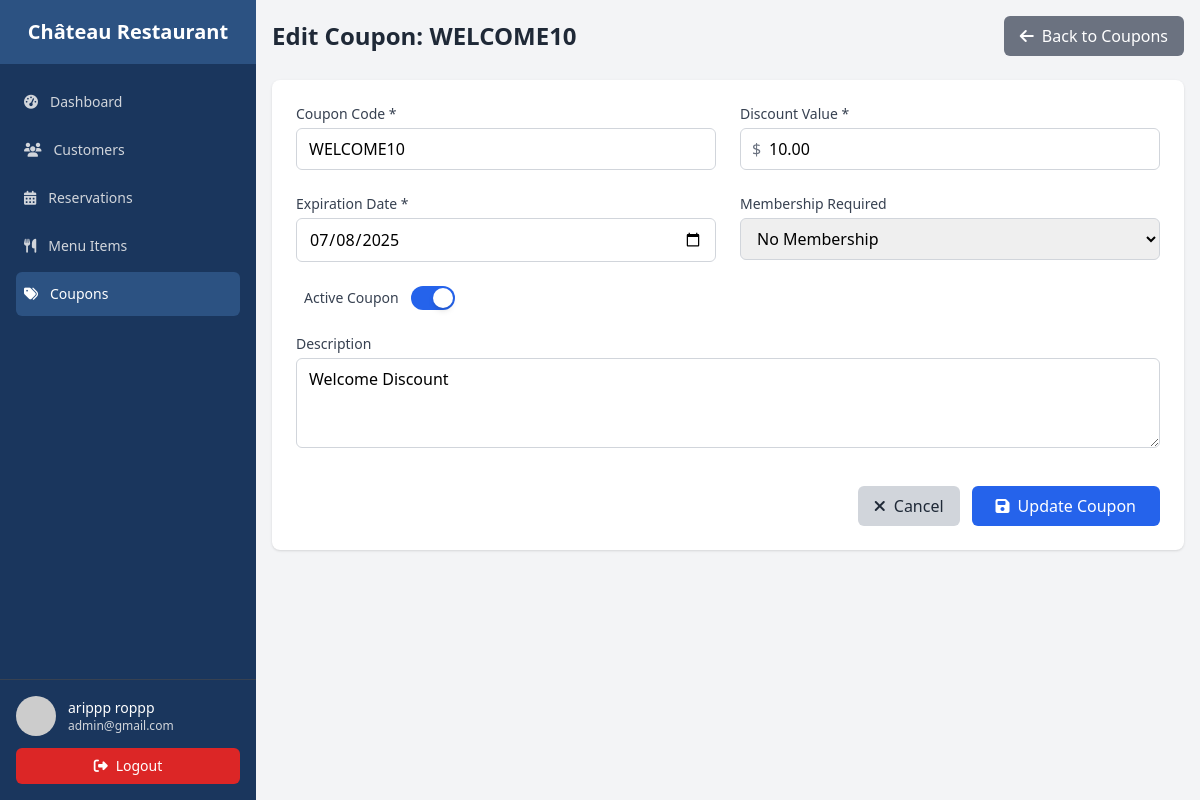
The app's page /pages/admin/coupons/edit_coupon.php?id=1 (signed in) with its own data.
### tables this page shows
CREATE TABLE `users` (
  `id` int(11) NOT NULL,
  `first_name` varchar(50) DEFAULT NULL,
  `last_name` varchar(50) NOT NULL,
  `email` varchar(100) NOT NULL,
  `password` varchar(255) NOT NULL,
  `gender` enum('male','female') NOT NULL,
  `phone` varchar(20) DEFAULT NULL,
  `address` text NOT NULL,
  `date_of_birth` date NOT NULL,
  `membership_level` varchar(50) DEFAULT NULL,
  `created_at` timestamp NOT NULL DEFAULT current_timestamp(),
  `updated_at` timestamp NOT NULL DEFAULT current_timestamp() ON UPDATE current_timestamp(),
  `favorite_cuisines` text DEFAULT NULL,
  `preferred_seating` varchar(50) DEFAULT NULL,
  `dietary_restrictions` text DEFAULT NULL,
  `profile_photo` varchar(255) DEFAULT NULL,
  `role` enum('user','admin') NOT NULL
);

CREATE TABLE `coupons` (
  `id` int(11) NOT NULL,
  `code` varchar(50) NOT NULL,
  `description` text DEFAULT NULL,
  `discount_value` decimal(10,2) DEFAULT NULL,
  `expiration_date` date DEFAULT NULL,
  `membership_required` varchar(50) DEFAULT NULL
);

### pages/admin/coupons/edit_coupon.php (the view, shortened to what this page needs)
<?php
include '../includes/config.php';
$coupon_id = intval($_GET['id']);
$query = "SELECT * FROM coupons WHERE id = ?";
$stmt = mysqli_prepare($conn, $query);
mysqli_stmt_bind_param($stmt, 'i', $coupon_id);
mysqli_stmt_execute($stmt);
$result = mysqli_stmt_get_result($stmt);
$coupon = mysqli_fetch_assoc($result);
?>
<!DOCTYPE html>
<html lang="en">
<head>
    <script src="https://cdn.tailwindcss.com"></script>
    <link rel="stylesheet" href="https://cdnjs.cloudflare.com/ajax/libs/font-awesome/6.4.0/css/all.min.css">
</head>
<body class="bg-gray-100 font-sans">
    <div class="flex h-screen overflow-hidden">
        <?php include '../components/sidebar.php' ?>
        <div class="flex flex-col flex-1 overflow-hidden">
            <div class="flex-1 overflow-auto p-4">
                <div class="flex justify-between items-center mb-6">
                    <h1 class="text-2xl font-bold text-gray-800">Edit Coupon: <?= htmlspecialchars($coupon['code']) ?></h1>
                    <a href="index.php" class="bg-gray-500 text-white px-4 py-2 rounded-md hover:bg-gray-600">
                        <i class="fas fa-arrow-left mr-2"></i>Back to Coupons
                    </a>
                </div>
                <div class="bg-white rounded-lg shadow overflow-hidden">
                    <form method="POST" class="p-6">
                        <div class="grid grid-cols-1 md:grid-cols-2 gap-6">
                            <div>
                                <label for="code" class="block text-sm font-medium text-gray-700 mb-1">Coupon Code *</label>
                                <input type="text" id="code" name="code" required
                                       class="w-full border border-gray-300 rounded-md px-3 py-2 focus:outline-none focus:ring-2 focus:ring-blue-500"
                                       value="<?= htmlspecialchars($coupon['code']) ?>">
                            </div>
                            <div>
                                <label for="discount_value" class="block text-sm font-medium text-gray-700 mb-1">Discount Value *</label>
                                <div class="relative">
                                    <div class="absolute inset-y-0 left-0 pl-3 flex items-center pointer-events-none">
                                        <span class="text-gray-500">$</span>
                                    </div>
                                    <input type="number" id="discount_value" name="discount_value" step="0.01" min="0" required
                                           class="pl-7 w-full border border-gray-300 rounded-md px-3 py-2 focus:outline-none focus:ring-2 focus:ring-blue-500"
                                           value="<?= htmlspecialchars($coupon['discount_value']) ?>">
                                </div>
                            </div>
                            <div>
                                <label for="expiration_date" class="block text-sm font-medium text-gray-700 mb-1">Expiration Date *</label>
                                <input type="date" id="expiration_date" name="expiration_date" required
                                       class="w-full border border-gray-300 rounded-md px-3 py-2 focus:outline-none focus:ring-2 focus:ring-blue-500"
                                       value="<?= htmlspecialchars(date('Y-m-d', strtotime($coupon['expiration_date']))) ?>"
                                       min="<?= date('Y-m-d') ?>">
                            </div>
                            <div>
                                <label for="membership_required" class="block text-sm font-medium text-gray-700 mb-1">Membership Required</label>
                                <select id="membership_required" name="membership_required"
                                        class="w-full border border-gray-300 rounded-md px-3 py-2 focus:outline-none focus:ring-2 focus:ring-blue-500">
                                    <option value='none' <?= $coupon['membership_required'] === 'none' ? 'selected' : '' ?>>No Membership</option>
                                </select>
                            </div>
                            <div class="flex items-center">
                                <label for="status" class="ml-2 mr-3 block text-sm text-gray-700">
                                    Active Coupon
                                </label>
                                <label for="toggleExample" class="block items-center cursor-pointer">
                                    <div class="relative">
                                        <div class="absolute top-0.5 left-0.5 w-5 h-5 bg-white rounded-full shadow-md transform peer-checked:translate-x-full transition duration-300"></div>
                                    </div>
                                </label>
                            </div>
                            <div class="md:col-span-2">
                                <label for="description" class="block text-sm font-medium text-gray-700 mb-1">Description</label>
                                <textarea id="description" name="description" rows="3"
                                          class="w-full border border-gray-300 rounded-md px-3 py-2 focus:outline-none focus:ring-2 focus:ring-blue-500"><?= htmlspecialchars($coupon['description']) ?></textarea>
                            </div>
                        </div>
                        <div class="mt-8 flex justify-end gap-3">
                            <a href="index.php" class="bg-gray-300 text-gray-800 px-4 py-2 rounded-md hover:bg-gray-400">
                                <i class="fas fa-times mr-2"></i>Cancel
                            </a>
                            <button type="submit" class="bg-blue-600 text-white px-6 py-2 rounded-md hover:bg-blue-700">
                                <i class="fas fa-save mr-2"></i>Update Coupon
                            </button>
                        </div>
                    </form>
                </div>
            </div>
        </div>
    </div>
</body>
</html>

### pages/admin/components/sidebar.php (shortened to what this page needs)
<?php
include_once '../includes/config.php';
$query = 'SELECT * FROM users WHERE id = ?';
$stmt = $conn->prepare($query);
$stmt->bind_param("i", $_SESSION['user_id']);
$stmt->execute();
$result = $stmt->get_result();
$user = $result->fetch_assoc();
?>
<div class="hidden md:flex md:flex-shrink-0">
    <div class="flex flex-col w-64 bg-primary">
        <div class="flex items-center justify-center h-16 px-4 bg-secondary">
            <span class="text-white text-xl font-semibold">Château Restaurant</span>
        </div>
        <div class="flex flex-col flex-grow px-4 py-4 overflow-y-hidden">
            <div class="space-y-1">
                <a href="../dashboard/" id="dashboard-link" class="flex items-center px-2 py-3 text-sm font-medium text-gray-300 hover:text-white hover:bg-secondary rounded-md group">
                    <i class="fas fa-tachometer-alt mr-3"></i>
                    Dashboard
                </a>
                <a href="../customers/" id="customers-link" class="flex items-center px-2 py-3 text-sm font-medium text-gray-300 hover:text-white hover:bg-secondary rounded-md group">
                    <i class="fas fa-users mr-3"></i>
                    Customers
                </a>
                <a href="../reservation/" id="reservation-link" class="flex items-center px-2 py-3 text-sm font-medium text-gray-300 hover:text-white hover:bg-secondary rounded-md group">
                    <i class="fas fa-calendar-alt mr-3"></i>
                    Reservations
                </a>
                <a href="../menu" id="menu-link" class="flex items-center px-2 py-3 text-sm font-medium text-gray-300 hover:text-white hover:bg-secondary rounded-md group">
                    <i class="fas fa-utensils mr-3"></i>
                    Menu Items
                </a>
                <a href="../coupons" id="coupons-link" class="flex items-center px-2 py-3 text-sm font-medium text-gray-300 hover:text-white hover:bg-secondary rounded-md group">
                    <i class="fas fa-tags mr-3"></i>
                    Coupons
                </a>
            </div>
        </div>
        <div class="p-4 border-t border-gray-700">
            <div class="flex items-center">
                <img class="w-10 h-10 rounded-full" src=<?= $user['profile_phote'] ?? "https://ui-avatars.com/api/?name=" . $user['first_name'] . ' ' . $user['last_name'] . "&background=random " ?> alt="Admin profile">
                <div class="ml-3">
                    <p class="text-sm font-medium text-white"><?= htmlspecialchars($user['first_name'] . ' ' . $user['last_name'] ?? 'Admin User') ?></p>
                    <p class="text-xs font-medium text-gray-300"><?= htmlspecialchars($user['email'] ?? 'admin@luxuryrestaurant.com') ?></p>
                </div>
            </div>
            <a href="../../../includes/logout.php" class="mt-3 w-full flex items-center justify-center px-4 py-2 text-sm text-white bg-red-600 rounded-md hover:bg-red-700">
                <i class="fas fa-sign-out-alt mr-2"></i>
                Logout
            </a>
        </div>
    </div>
</div>

### records on screen
users: first_name+last_name "arippp roppp", email "admin@gmail.com"
coupons: code "WELCOME10", discount_value "10.00", expiration_date "07/08/2025", membership_required "No Membership", description "Welcome Discount"
